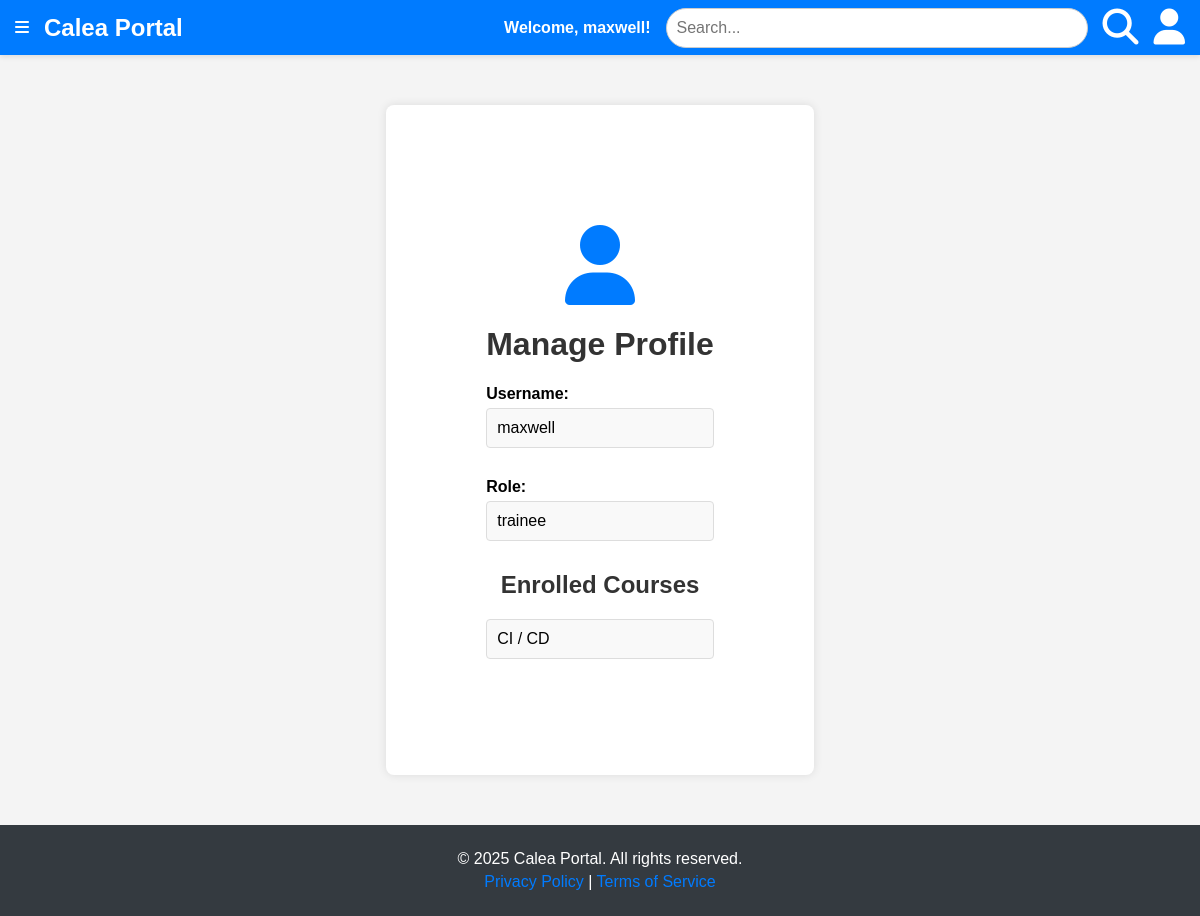
Page /traineemanageprofile.php (signed in) on the committed database.
### tables this page shows
CREATE TABLE `users` (
  `id` int(11) NOT NULL,
  `username` varchar(50) NOT NULL,
  `password` varchar(255) NOT NULL,
  `role` enum('admin','trainer','trainee') NOT NULL DEFAULT 'trainee',
  `qualifications` varchar(255) DEFAULT NULL,
  `expertise` varchar(255) DEFAULT NULL,
  `created_at` timestamp NOT NULL DEFAULT current_timestamp()
);

CREATE TABLE `courses` (
  `id` int(11) NOT NULL,
  `title` varchar(255) NOT NULL,
  `description` text NOT NULL,
  `created_at` timestamp NOT NULL DEFAULT current_timestamp(),
  `updated_at` timestamp NOT NULL DEFAULT current_timestamp() ON UPDATE current_timestamp(),
  `credits` int(11) NOT NULL DEFAULT 0,
  `duration` int(11) DEFAULT NULL,
  `image` varchar(255) DEFAULT NULL,
  `trainer_username` varchar(20) NOT NULL,
  `image_url` varchar(255) DEFAULT NULL
);

### traineemanageprofile.php (the view, shortened to what this page needs)
<?php
include 'dbconn.php';
include 'traineeheader.php';
$userId = $_SESSION['user_id'];
$stmt = $conn->prepare("SELECT username, role FROM users WHERE id = ?");
$stmt->bind_param("i", $userId);
$stmt->execute();
$user = $stmt->get_result()->fetch_assoc();
$stmtCourses = $conn->prepare("
    SELECT c.title
    FROM enrollments e
    JOIN courses c ON e.course_id = c.id
    WHERE e.trainee_id = ?
");
$stmtCourses->bind_param("i", $userId);
$stmtCourses->execute();
$courses = $stmtCourses->get_result();
?>
<!DOCTYPE html>
<html lang="en">
<head>
    <link rel="stylesheet" href="fontawesome-free-6.4.0-web/css/all.min.css">
</head>
<body>
    <div class="container">
    <i class="fas fa-user" style="display: block; margin: 20px auto; font-size:80px; color: #007bff; text-align: center;"></i>
    <h1>Manage Profile</h1>
        <div class="profile-info">
            <label>Username:</label>
            <p><?php echo htmlspecialchars($user['username']); ?></p>
        </div>
        <div class="profile-info">
            <label>Role:</label>
            <p><?php echo htmlspecialchars($user['role']); ?></p>
        </div>
        <div class="courses">
            <h2>Enrolled Courses</h2>
            <ul>
                <?php while ($course = $courses->fetch_assoc()): ?>
                <li><?php echo htmlspecialchars($course['title']); ?></li>
                <?php endwhile; ?>
            </ul>
        </div>
    </div>
</body>
</html>
<?php
include 'footer.php';
?>

### traineeheader.php (shortened to what this page needs)
<?php
include 'dbconn.php';
$username = 'Guest';
if (isset($_SESSION['user_id'])) {
    $userId = $_SESSION['user_id'];
    $stmt = $conn->prepare("SELECT username FROM users WHERE id = ?");
    $stmt->bind_param("i", $userId);
    $stmt->execute();
    $result = $stmt->get_result();
    if ($result->num_rows > 0) {
        $user = $result->fetch_assoc();
        $username = $user['username'];
    }
}
?>
<!DOCTYPE html>
<html lang="en">
<head>
    <link rel="stylesheet" href="fontawesome-free-6.4.0-web/css/all.min.css">
</head>
<body>
    <div class="header">
        <span class="menu-icon" onclick="toggleSidebar()">
            <i class="fas fa-bars"></i>
        </span>
        <h2>Calea Portal</h2>
        <div class="welcome-message">Welcome, <?php echo htmlspecialchars($username); ?>!</div>
        <input type="text" id="search-bar" class="search-bar" placeholder="Search..." onkeypress="if(event.key === 'Enter') executeSearch()">
        <span class="search-icon" onclick="executeSearch()"><i class="fas fa-search"></i></span>
        <span class="user-icon">
            <i class="fas fa-user"></i>
        </span>
    </div>
</body>
</html>

### traineeheader.php (style rules this page uses)
html, body { height: 100%; margin: 0; font-family: Helvetica; }
.header { height: 55px; background-color: #007bff; color: white; display: flex; align-items: center; padding: 0 15px; box-shadow: 0 2px 5px rgba(0, 0, 0, 0.1); }
.header h2 { margin: 0 15px; }
.welcome-message { margin-left: auto; font-size: 16px; font-weight: bold; }
.search-bar { background-color: white; border: 1px solid #ccc; padding: 10px; border-radius: 22px; width: 400px; margin-left: 15px; font-size: 16px; }
.search-icon, .user-icon { cursor: pointer; font-size: 36px; margin-left: 15px; line-height: 55px; }

### traineemanageprofile.php (style rules this page uses)
body { font-family: Arial, sans-serif; background-color: #f4f4f4; margin: 0; padding: 0; }
.container { max-width: 600px; margin: 50px auto; padding: 100px; background: #fff; border-radius: 8px; box-shadow: 0 0 10px rgba(0, 0, 0, 0.1); }
h1 { text-align: center; color: #333; }
.profile-info { margin-bottom: 30px; }
.profile-info label { font-weight: bold; }
.profile-info p { margin: 5px 0; padding: 10px; background: #f9f9f9; border: 1px solid #ddd; border-radius: 4px; }
.courses { margin-top: 20px; }
.courses h2 { text-align: center; color: #333; }
.courses ul { list-style-type: none; padding: 0; }
.courses li { background: #f9f9f9; border: 1px solid #ddd; border-radius: 4px; padding: 10px; margin: 5px 0; }

### footer.php (style rules this page uses)
body { display: flex; flex-direction: column; min-height: 100vh; margin: 0; }

### rows in the picture
users: username "maxwell", role "trainee"
courses: title "CI / CD"
